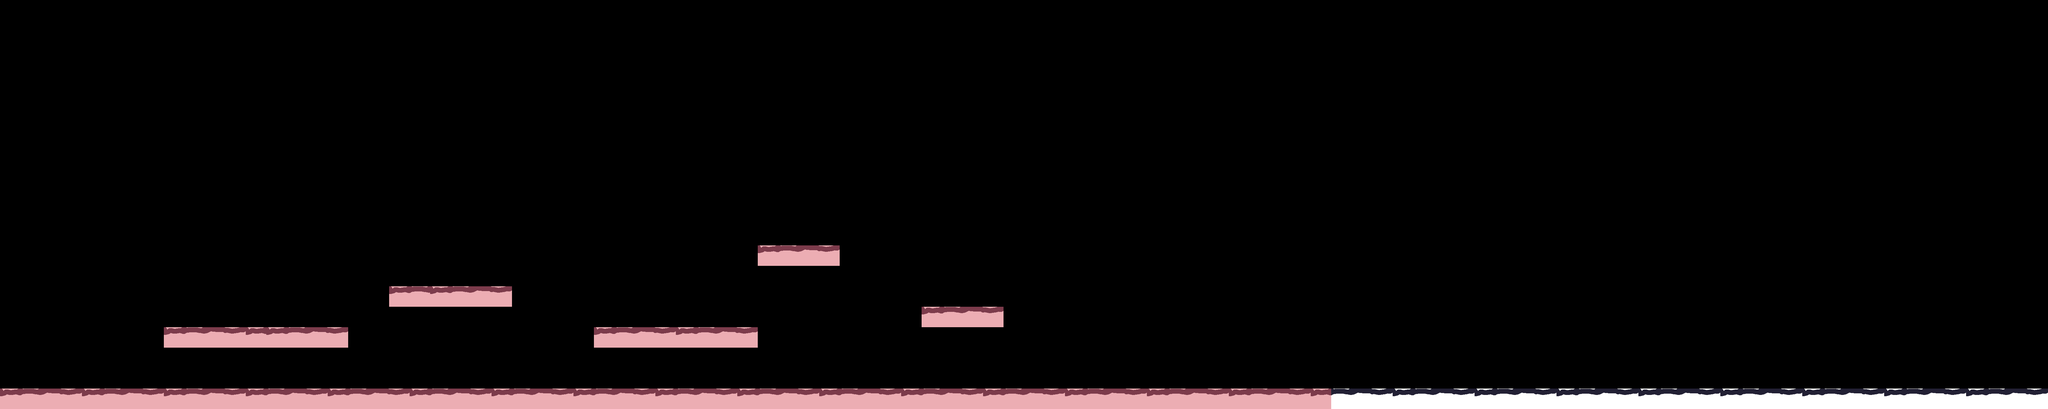

Tiled map render using the project's own tile images. Description and the map definition, with tile-layer contents summarised, below:
An orthogonal 100x20 tile map with 64x64 px tiles, 2 tile layers (tiles_layer, solid_layer).

<map version="1.10" tiledversion="1.10.2" orientation="orthogonal" renderorder="right-down" width="100" height="20" tilewidth="64" tileheight="64" infinite="0" nextlayerid="5" nextobjectid="1">
 <editorsettings>
  <export target="../tilemaps/levels.json" format="json" />
 </editorsettings>
 <tileset firstgid="1" name="tileset" tilewidth="64" tileheight="64" tilecount="100" columns="10">
  <image source="tileset.png" width="640" height="640" />
  <tile id="0">
   <properties>
    <property name="solid" type="bool" value="true" />
   </properties>
  </tile>
 </tileset>
 <group id="3" name="level_1">
  <layer id="1" name="tiles_layer" width="100" height="20">
   <data>[2000 cells, 131 non-empty, 4 distinct tile ids]</data>
  </layer>
  <layer id="4" name="solid_layer" width="100" height="20">
   <data>[2000 cells, 96 non-empty, 1 distinct tile ids]</data>
  </layer>
 </group>
</map>